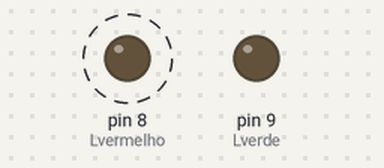
Recording of a sketch running on a simulated Arduino Uno, built with avr-gcc and run on an emulated ATmega328P. Parts: output pins drawn as LEDs (lit = HIGH). Dashed ring = blinking.

Above: at 0.2 s.
At 13.8 s:
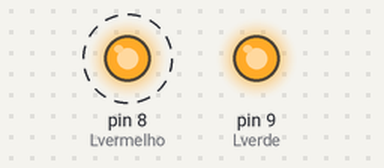
Timing chart, 0 to 19.6 s (numbered marks = the images above):
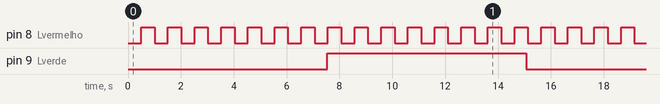

The sketch:

exercicio_2.ino
```cpp
#define Lvermelho PB0
#define Lverde PB1
int cont0 = 0;
ISR(TIMER0_COMPA_vect)
{
    cont0++;
    if (cont0 >= 78)
    {
        PORTB ^= (1 << PB0); //Inverte o led
        cont0 = 0;
    }
}
int cont1 = 0;
ISR(TIMER2_COMPA_vect)
{
    cont1++;
    if (cont1 >= 4687)
    {
        PORTB ^= (1 << PB1); //Inverte o led
        cont1 = 0;
    }
}
int main(void)
{
    TCCR0A |= (1 << WGM01);              //Modo CTC
    TCCR0B |= (1 << CS02) | (1 << CS00); //Escolhe o Prescaler 1024
    OCR0A = 100;                         //LIMITE DA CONTAGEM
    TIMSK0 |= (1 << OCIE0A);             //Habilita a interrupcao no comparador A

    TCCR2A |= (1 << WGM21);              //Modo CTC
    TCCR2B |= (1 << CS22) | (1 << CS20); //Escolhe o Prescaler 1024
    OCR2A = 200;                         //LIMITE DA CONTAGEM
    TIMSK2 |= (1 << OCIE2A);             //Habilita a interrupcao no comparador A

    sei(); //Habilita o bit de interrupcao global
    DDRB |= (1 << PB0)|(1 << PB1);
    PORTB |= 00000000; //Liga led no Lvermelho
    while (1); //super loop
}
```

Measured:
- by itself, pin 8 (Lvermelho): alternates HIGH for 0.50 s and LOW for 0.50 s
- by itself, pin 9 (Lverde): alternates HIGH for 7.5 s and LOW for 7.5 s
